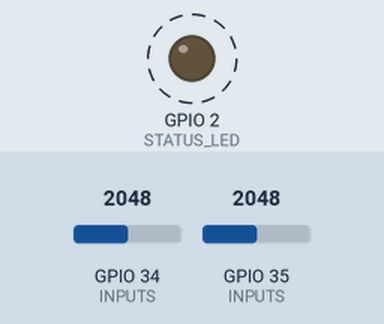
Simulated run of this sketch. Board: ESP32. Parts: output pins drawn as LEDs (lit = HIGH). Dashed ring = blinking. The test bench sets the inputs (shaded band); at power-on: GPIO 34 (INPUTS) = 2048, GPIO 35 (INPUTS) = 2048 (analog values on the 0–4095 scale). WiFi joins after 1.5 s; servers stay silent unless stated; uploads are accepted with an empty reply; random numbers use the default seed unless the sketch sets one.

Above: at 0.13 s.
Timing chart, 0 to 3.0 s (numbered marks = the images above):
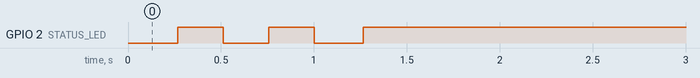

The sketch:

evac_bridge.ino
```cpp
// (licence header left out)
#include <WiFi.h>
#include <WiFiClientSecure.h>
#include <HTTPClient.h>

// ---------------------------------------------------------------- CONFIG
static const char *WIFI_SSID = "venue-ops";
static const char *WIFI_PASS = "change-me";
static const char *EVAC_URL = "https://evac.example.org/bridge/v1/";  // trailing slash
static const char *EVAC_TOKEN = "evacb_...";
static const char *CA_PEM = nullptr;  // PEM of the server's CA; nullptr = Arduino's default bundle if set up

struct Input {
  const char *key;  // must match the input key configured in EVAC
  int pin;          // ADC1 pin (ADC2 is unusable while Wi-Fi is on)
  float restLo, restHi, activeLo, activeHi;  // bands as fraction of the supply
};
static Input INPUTS[] = {
  {"in1", 34, 0.35f, 0.65f, 0.05f, 0.35f},
  {"in2", 35, 0.35f, 0.65f, 0.05f, 0.35f},
};
static const int N_INPUTS = sizeof(INPUTS) / sizeof(INPUTS[0]);
static const uint32_t DEBOUNCE_MS = 200;
static uint32_t heartbeatMs = 10000;
static const int STATUS_LED = 2;
// ---------------------------------------------------------------- end CONFIG

static const char *stable[N_INPUTS];
static const char *pendingState[N_INPUTS];
static uint32_t pendingSince[N_INPUTS];

struct Change { char id[33]; int input; const char *state; };
static Change queue[16];
static int qHead = 0, qLen = 0;

static const char *classify(const Input &in, float ratio) {
  if (ratio >= in.activeLo && ratio < in.activeHi) return "active";
  if (ratio >= in.restLo && ratio <= in.restHi) return "rest";
  return "fault";
}

static void enqueue(int input, const char *state) {
  if (qLen == 16) { qHead = (qHead + 1) % 16; qLen--; }  // drop the oldest; the heartbeat re-sends states anyway
  Change &c = queue[(qHead + qLen) % 16];
  snprintf(c.id, sizeof(c.id), "%08lx%08lx%08lx%08lx", (unsigned long)esp_random(), (unsigned long)esp_random(),
           (unsigned long)esp_random(), (unsigned long)millis());
  c.input = input;
  c.state = state;
  qLen++;
}

static int post(const char *path, const String &body, String &answer) {
  WiFiClientSecure tls;
  if (CA_PEM) tls.setCACert(CA_PEM); else tls.setInsecure();  // set CA_PEM in production
  HTTPClient http;
  http.setTimeout(5000);
  if (!http.begin(tls, String(EVAC_URL) + path)) return -1;
  http.addHeader("Content-Type", "application/json");
  http.addHeader("Authorization", String("Bearer ") + EVAC_TOKEN);
  int code = http.POST(body);
  answer = http.getString();
  http.end();
  return code;
}

static bool flush() {
  while (qLen > 0) {
    Change &c = queue[qHead];
    String body = String("{\"input\":\"") + INPUTS[c.input].key + "\",\"state\":\"" + c.state + "\",\"id\":\"" + c.id + "\"}";
    String answer;
    int code = post("input", body, answer);
    if (code == 200 || code == 400 || code == 401 || code == 404) {  // done, or refused for good
      qHead = (qHead + 1) % 16;
      qLen--;
      continue;
    }
    return false;  // unreachable: keep it, retry later
  }
  return true;
}

static bool heartbeat() {
  String body = "{\"inputs\":{";
  for (int i = 0; i < N_INPUTS; i++) {
    if (i) body += ",";
    body += String("\"") + INPUTS[i].key + "\":\"" + (stable[i] ? stable[i] : "rest") + "\"";
  }
  body += "},\"info\":{\"firmware\":\"evac-bridge-esp32 1.0.0\",\"model\":\"esp32\",\"rssi\":\"" + String(WiFi.RSSI()) + "\"}}";
  String answer;
  int code = post("heartbeat", body, answer);
  int at = answer.indexOf("\"heartbeat_seconds\":");
  if (code == 200 && at >= 0) heartbeatMs = max(2000L, answer.substring(at + 20).toInt() * 1000L);
  return code == 200;
}

void setup() {
  pinMode(STATUS_LED, OUTPUT);
  analogReadResolution(12);
  WiFi.mode(WIFI_STA);
  WiFi.begin(WIFI_SSID, WIFI_PASS);
}

void loop() {
  static uint32_t lastBeat = 0, retryAt = 0, backoffMs = 1000;
  uint32_t now = millis();
  for (int i = 0; i < N_INPUTS; i++) {
    float ratio = analogRead(INPUTS[i].pin) / 4095.0f;
    const char *s = classify(INPUTS[i], ratio);
    if (stable[i] && strcmp(s, stable[i]) == 0) { pendingState[i] = nullptr; continue; }
    if (!pendingState[i] || strcmp(s, pendingState[i]) != 0) { pendingState[i] = s; pendingSince[i] = now; continue; }
    if (now - pendingSince[i] >= DEBOUNCE_MS) { stable[i] = s; pendingState[i] = nullptr; enqueue(i, s); }
  }
  if (WiFi.status() != WL_CONNECTED) { digitalWrite(STATUS_LED, (now / 250) % 2); delay(20); return; }
  if (now >= retryAt && (qLen > 0 || now - lastBeat >= heartbeatMs)) {
    bool ok = flush() && heartbeat();
    if (ok) { lastBeat = now; backoffMs = 1000; retryAt = now; digitalWrite(STATUS_LED, HIGH); }
    else { retryAt = now + backoffMs; backoffMs = min(backoffMs * 2, (uint32_t)30000); digitalWrite(STATUS_LED, LOW); }
  }
  delay(20);
}
```

Measured:
- by itself, GPIO 2 (STATUS_LED): alternates HIGH for 0.24 s and LOW for 0.25 s, 5 changes in all, then stays HIGH
